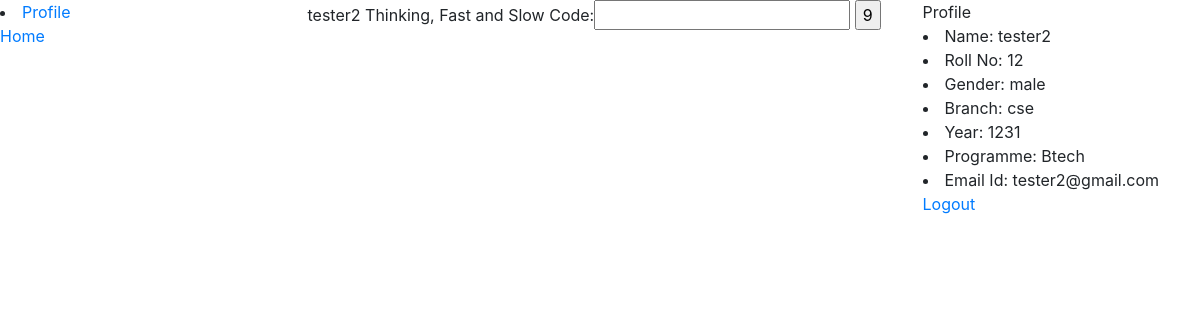
Page /librarian/ (signed in) on the earlier database version.
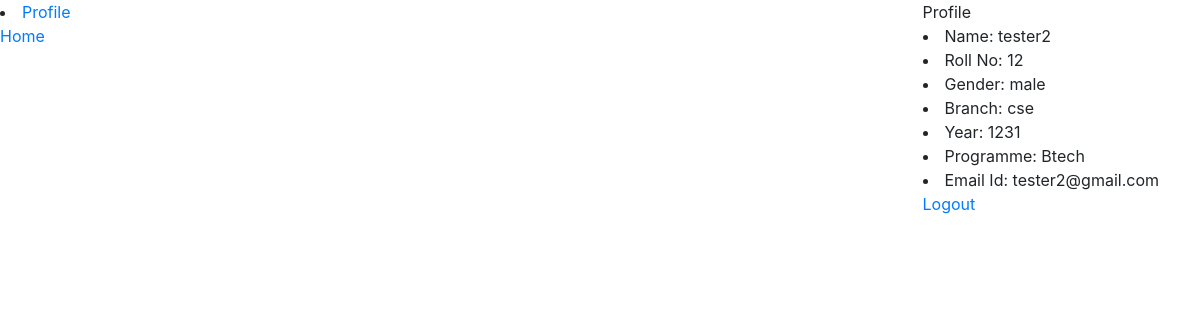
Same page on the later database version.
### book_issue/models.py (models this page shows, shortened)
class TimeStampModel(models.Model):
    created = models.DateTimeField(auto_now_add=True)
    class Meta:
        abstract = True

class BookIssueCode(TimeStampModel):
    user = models.ForeignKey(User, on_delete=models.CASCADE, related_name='user')
    book = models.ForeignKey('books.Book', on_delete=models.CASCADE, related_name='book')
    code = models.CharField(max_length=6)
    class Meta:
        permissions = (
            ("can_enter_code_to_issue_book", "can enter code to issue book"),
        )

### books/models.py (models this page shows, shortened)
class Book(models.Model):
    title = models.CharField(max_length=100)
    author_name = models.CharField(max_length=50)
    publisher_name = models.CharField(max_length=50, blank=True)
    pages = models.PositiveIntegerField(blank=True, null=True)
    pub_year = models.PositiveIntegerField()
    books_available = models.IntegerField()

### librarian/views.py (the view, shortened to what this page needs)
# urls.py: 2. Add a URL to urlpatterns:  path('', views.home, name='home')
@permission_required('book_issue.add_bookissuecode')
def home(request):
    book_issue_requests = BookIssueCode.objects.all().order_by('-created')
    form = BookIssueCodeForm()
    context = {'book_issue_requests': book_issue_requests, 'form': form}
    return render(request, 'librarian/home.html', context)

### librarian/forms.py
class BookIssueCodeForm(forms.Form):
    code = forms.CharField(max_length=6)

### librarian/templates/librarian/home.html (shortened to what this page needs)
{%extends 'book_issue/base.html'%}
{%block content%}
    {%for book_issue_request in book_issue_requests%}
        <form method="post" action="">
            {{book_issue_request.user.username}}
            {{book_issue_request.book.title}}
            {{form}}
            <input type="submit" name="check_code" value="{{book_issue_request.pk}}">
        </form>
    {%endfor%}
{%endblock%}

Differences in the rows shown:
removed BookIssueCode: user.username "tester2", book "Thinking, Fast and Slow", check_code "9"
